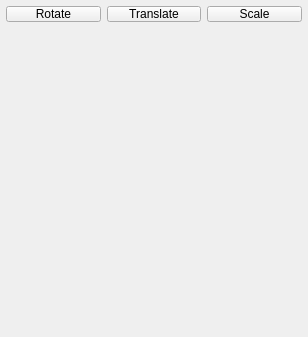
<?xml version="1.0" encoding="UTF-8"?>
<ui version="4.0">
 <class>omni::ui::AffineTransform</class>
 <widget class="QWidget" name="omni::ui::AffineTransform">
  <property name="geometry">
   <rect>
    <x>0</x>
    <y>0</y>
    <width>308</width>
    <height>337</height>
   </rect>
  </property>
  <property name="windowTitle">
   <string>Form</string>
  </property>
  <layout class="QVBoxLayout" name="verticalLayout">
   <property name="spacing">
    <number>4</number>
   </property>
   <property name="leftMargin">
    <number>4</number>
   </property>
   <property name="topMargin">
    <number>4</number>
   </property>
   <property name="rightMargin">
    <number>4</number>
   </property>
   <property name="bottomMargin">
    <number>4</number>
   </property>
   <item>
    <widget class="QWidget" name="toggles" native="true">
     <property name="sizePolicy">
      <sizepolicy hsizetype="Preferred" vsizetype="Maximum">
       <horstretch>0</horstretch>
       <verstretch>0</verstretch>
      </sizepolicy>
     </property>
     <layout class="QHBoxLayout" name="horizontalLayout">
      <property name="leftMargin">
       <number>2</number>
      </property>
      <property name="topMargin">
       <number>2</number>
      </property>
      <property name="rightMargin">
       <number>2</number>
      </property>
      <property name="bottomMargin">
       <number>2</number>
      </property>
      <item>
       <widget class="QToolButton" name="btnRotate">
        <property name="sizePolicy">
         <sizepolicy hsizetype="Expanding" vsizetype="Maximum">
          <horstretch>0</horstretch>
          <verstretch>0</verstretch>
         </sizepolicy>
        </property>
        <property name="maximumSize">
         <size>
          <width>16777215</width>
          <height>16</height>
         </size>
        </property>
        <property name="text">
         <string>Rotate</string>
        </property>
        <property name="checkable">
         <bool>true</bool>
        </property>
       </widget>
      </item>
      <item>
       <widget class="QToolButton" name="btnTranslate">
        <property name="sizePolicy">
         <sizepolicy hsizetype="Expanding" vsizetype="Maximum">
          <horstretch>0</horstretch>
          <verstretch>0</verstretch>
         </sizepolicy>
        </property>
        <property name="maximumSize">
         <size>
          <width>16777215</width>
          <height>16</height>
         </size>
        </property>
        <property name="text">
         <string>Translate</string>
        </property>
        <property name="checkable">
         <bool>true</bool>
        </property>
       </widget>
      </item>
      <item>
       <widget class="QToolButton" name="btnScale">
        <property name="sizePolicy">
         <sizepolicy hsizetype="Expanding" vsizetype="Maximum">
          <horstretch>0</horstretch>
          <verstretch>0</verstretch>
         </sizepolicy>
        </property>
        <property name="maximumSize">
         <size>
          <width>16777215</width>
          <height>16</height>
         </size>
        </property>
        <property name="text">
         <string>Scale</string>
        </property>
        <property name="checkable">
         <bool>true</bool>
        </property>
       </widget>
      </item>
     </layout>
    </widget>
   </item>
   <item>
    <widget class="omni::ui::Rotation" name="rotation" native="true"/>
   </item>
   <item>
    <widget class="omni::ui::RangedFloat" name="offsetX" native="true"/>
   </item>
   <item>
    <widget class="omni::ui::RangedFloat" name="offsetY" native="true"/>
   </item>
   <item>
    <widget class="omni::ui::RangedFloat" name="offsetZ" native="true"/>
   </item>
   <item>
    <widget class="omni::ui::RangedFloat" name="scaleX" native="true"/>
   </item>
   <item>
    <widget class="omni::ui::RangedFloat" name="scaleY" native="true"/>
   </item>
   <item>
    <widget class="omni::ui::RangedFloat" name="scaleZ" native="true"/>
   </item>
  </layout>
 </widget>
 <customwidgets>
  <customwidget>
   <class>omni::ui::RangedFloat</class>
   <extends>QWidget</extends>
   <header location="global">omni/ui/RangedFloat.h</header>
   <container>1</container>
  </customwidget>
  <customwidget>
   <class>omni::ui::Rotation</class>
   <extends>QWidget</extends>
   <header location="global">omni/ui/Rotation.h</header>
   <container>1</container>
  </customwidget>
 </customwidgets>
 <resources/>
 <connections/>
</ui>
